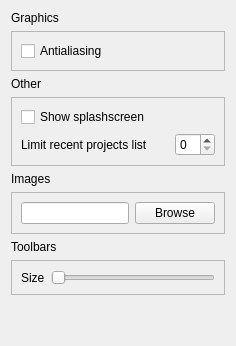
<?xml version="1.0" encoding="UTF-8"?>
<ui version="4.0">
 <class>PreferencesMiscellaniousPage</class>
 <widget class="QWidget" name="PreferencesMiscellaniousPage">
  <property name="sizePolicy">
   <sizepolicy hsizetype="Preferred" vsizetype="Preferred">
    <horstretch>0</horstretch>
    <verstretch>0</verstretch>
   </sizepolicy>
  </property>
  <layout class="QGridLayout" name="gridLayout_4">
   <item row="1" column="0">
    <widget class="QFrame" name="frame_3">
     <property name="frameShape">
      <enum>QFrame::StyledPanel</enum>
     </property>
     <property name="frameShadow">
      <enum>QFrame::Raised</enum>
     </property>
     <layout class="QGridLayout" name="gridLayout">
      <item row="0" column="0">
       <widget class="QCheckBox" name="antialiasingCheckBox">
        <property name="text">
         <string>Antialiasing</string>
        </property>
       </widget>
      </item>
     </layout>
    </widget>
   </item>
   <item row="3" column="0">
    <widget class="QFrame" name="frame_4">
     <property name="frameShape">
      <enum>QFrame::StyledPanel</enum>
     </property>
     <property name="frameShadow">
      <enum>QFrame::Raised</enum>
     </property>
     <layout class="QGridLayout" name="gridLayout_2" rowstretch="0,0">
      <item row="0" column="0">
       <widget class="QCheckBox" name="splashScreenCheckBox">
        <property name="text">
         <string>Show splashscreen</string>
        </property>
       </widget>
      </item>
      <item row="1" column="0">
       <layout class="QHBoxLayout" name="horizontalLayout_4">
        <property name="spacing">
         <number>5</number>
        </property>
        <property name="sizeConstraint">
         <enum>QLayout::SetDefaultConstraint</enum>
        </property>
        <property name="topMargin">
         <number>0</number>
        </property>
        <property name="rightMargin">
         <number>0</number>
        </property>
        <item>
         <widget class="QLabel" name="label_9">
          <property name="text">
           <string>Limit recent projects list</string>
          </property>
          <property name="wordWrap">
           <bool>true</bool>
          </property>
         </widget>
        </item>
        <item>
         <widget class="QSpinBox" name="recentProjectsLimitSpinBox">
          <property name="sizePolicy">
           <sizepolicy hsizetype="Fixed" vsizetype="Fixed">
            <horstretch>0</horstretch>
            <verstretch>0</verstretch>
           </sizepolicy>
          </property>
          <property name="maximumSize">
           <size>
            <width>40</width>
            <height>16777215</height>
           </size>
          </property>
         </widget>
        </item>
       </layout>
      </item>
     </layout>
    </widget>
   </item>
   <item row="6" column="0">
    <widget class="QLabel" name="label">
     <property name="text">
      <string>Toolbars</string>
     </property>
    </widget>
   </item>
   <item row="4" column="0">
    <widget class="QLabel" name="label_7">
     <property name="text">
      <string>Images</string>
     </property>
    </widget>
   </item>
   <item row="0" column="0">
    <widget class="QLabel" name="label_5">
     <property name="text">
      <string>Graphics</string>
     </property>
    </widget>
   </item>
   <item row="5" column="0">
    <widget class="QFrame" name="frame_5">
     <property name="frameShape">
      <enum>QFrame::StyledPanel</enum>
     </property>
     <property name="frameShadow">
      <enum>QFrame::Raised</enum>
     </property>
     <layout class="QGridLayout" name="gridLayout_3">
      <item row="0" column="1">
       <widget class="QPushButton" name="imagesPathBrowseButton">
        <property name="text">
         <string>Browse</string>
        </property>
       </widget>
      </item>
      <item row="0" column="0">
       <widget class="QLineEdit" name="imagesPathEdit"/>
      </item>
     </layout>
    </widget>
   </item>
   <item row="8" column="0">
    <spacer name="verticalSpacer">
     <property name="orientation">
      <enum>Qt::Vertical</enum>
     </property>
     <property name="sizeHint" stdset="0">
      <size>
       <width>20</width>
       <height>40</height>
      </size>
     </property>
    </spacer>
   </item>
   <item row="2" column="0">
    <widget class="QLabel" name="label_6">
     <property name="text">
      <string>Other</string>
     </property>
    </widget>
   </item>
   <item row="7" column="0">
    <widget class="QFrame" name="frame">
     <property name="frameShape">
      <enum>QFrame::StyledPanel</enum>
     </property>
     <property name="frameShadow">
      <enum>QFrame::Raised</enum>
     </property>
     <layout class="QHBoxLayout" name="horizontalLayout">
      <item>
       <widget class="QLabel" name="label_2">
        <property name="text">
         <string>Size</string>
        </property>
       </widget>
      </item>
      <item>
       <widget class="QSlider" name="toolbarSizeSlider">
        <property name="minimum">
         <number>20</number>
        </property>
        <property name="maximum">
         <number>50</number>
        </property>
        <property name="orientation">
         <enum>Qt::Horizontal</enum>
        </property>
       </widget>
      </item>
     </layout>
    </widget>
   </item>
  </layout>
 </widget>
 <resources/>
 <connections/>
</ui>
